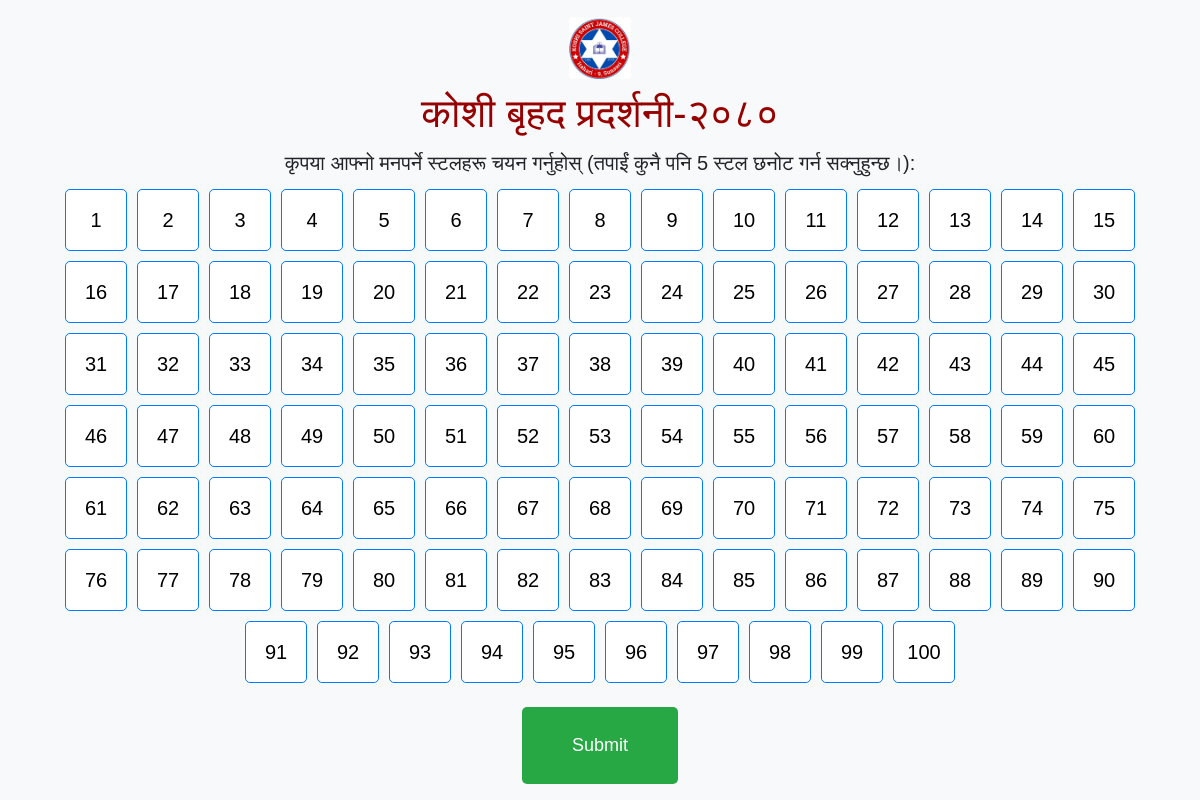
/vote/ (signed in), run on an earlier commit of the app's database.
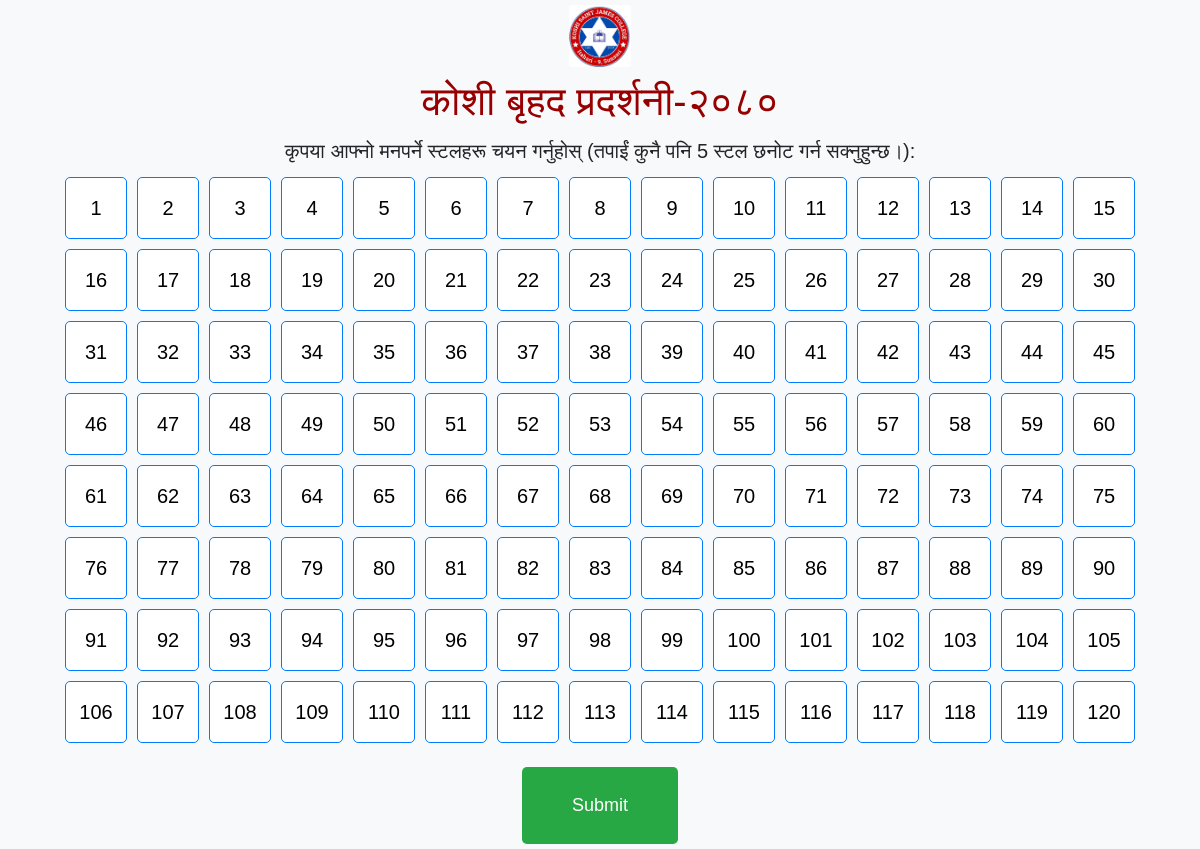
And on a later commit of the database.
### main/models.py (models this page shows)
class Stall(models.Model):
    stall_number = models.IntegerField(unique=True)
    total_votes = models.IntegerField(default=0)

### main/views.py (the view, shortened to what this page needs)
# urls.py: path('vote/', voting_page, name='voting_page'),
def voting_page(request):
    if 'voting_id' not in request.session:
        return redirect('landing_page')
    voting_id = request.session['voting_id']
    stalls = Stall.objects.all()
    return render(request, 'main/voting_page.html', {'stalls': stalls})

### main/templates/main/voting_page.html (shortened to what this page needs)
{% load static %}
<!DOCTYPE html>
<html lang="en">
<head>
    <link rel="stylesheet" href="{% static 'main/css/bootstrap.min.css' %}">
</head>
<body>
    <div class="container">
        <img src="{% static "main/images/logo.jpg" %}" class="img-fluid rounded mx-auto d-block" alt="" srcset="">
        <h1 class="text-center mb-1">कोशी बृहद प्रदर्शनी-२०८०</h1>
        <h5 class="mb-1 text-center">कृपया आफ्नो मनपर्ने स्टलहरू चयन गर्नुहोस् (तपाईं कुनै पनि 5 स्टल छनोट गर्न सक्नुहुन्छ।):</h5>
        <form id="votingForm" method="post">
            <div class="stall-buttons">
                {% for stall in stalls %}
                    <button type="button" class="stall-button" data-stall="{{ stall.stall_number }}">  {{ stall.stall_number }}</button>
                {% endfor %}
            </div>
            <div class="div btnS">
                <button type="submit" class="btn btn-submit mt-4">Submit</button>
            </div>
        </form>
    </div>
</body>
</html>

### main/templates/main/voting_page.html (style rules this page uses)
body { font-family: Arial, sans-serif; background-color: #f8f9fa; }
h1 { color:#970001; }
.container { width: 98%; margin: 0 auto; padding: 5px; min-height: 100vh; display: flex; flex-direction: column; justify-content: center; align-items: center; gap: 10px; overflow-y: auto; }
.stall-buttons { display: flex; flex-wrap: wrap; justify-content: center; gap: 10px; }
.stall-button { width: 62px; height: 62px; font-size: 20px; background-color: #fff; color: #000; border: 0.5px solid #007bff; border-radius: 5px; cursor: pointer; transition: background-color 0.3s; }
.btnS { display: flex; align-items: center; justify-content: center; }
.btn-submit { text-align: center; padding: 25px 50px; font-size: 18px; background-color: #28a745; color: #fff; border: none; border-radius: 5px; cursor: pointer; transition: background-color 0.3s; }
img { width:62px; height:62px; }

What changed in the data, as far as the page shows it:
added Stall: stall_number "101"
added Stall: stall_number "102"
added Stall: stall_number "103"
added Stall: stall_number "104"
added Stall: stall_number "105"
added Stall: stall_number "106"
added Stall: stall_number "107"
added Stall: stall_number "108"
added Stall: stall_number "109"
added Stall: stall_number "110"
added Stall: stall_number "111"
added Stall: stall_number "112"
added Stall: stall_number "113"
added Stall: stall_number "114"
added Stall: stall_number "115"
added Stall: stall_number "116"
added Stall: stall_number "117"
added Stall: stall_number "118"
added Stall: stall_number "119"
added Stall: stall_number "120"
